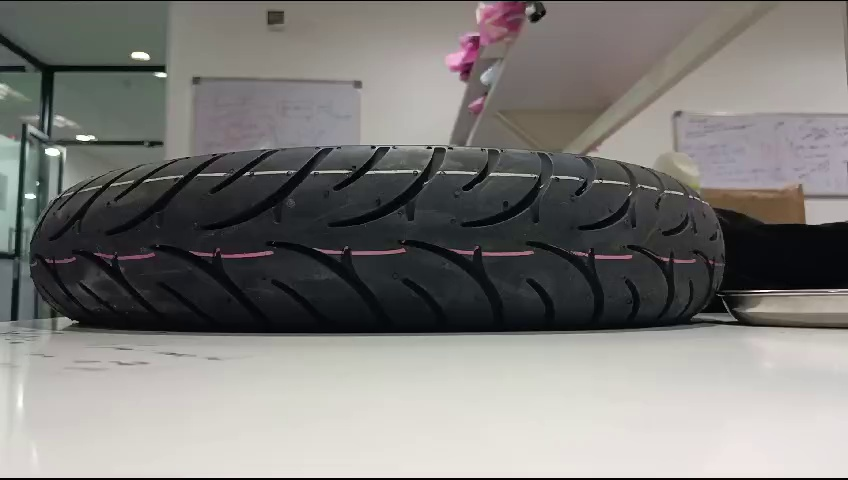
#> input picture tyre/tyre images/frame0.jpg, 848 x 480 px, found by its file name
$ python main.py
#> lines starting #> are read from the running program, lines starting #| are printed output that depends on the picture; after the words box and inside, x2 and y2 are one past the last pixel; in counts of white or black regions, pixels touching at a corner belong together
import cv2
import numpy as np

def detect(window):
    # Convert to HSV color space
    hsv = cv2.cvtColor(window, cv2.COLOR_BGR2HSV)

    # Color ranges
    lower_red = (0, 100, 100)
    upper_red = (10, 255, 255)

    lower_blue = (110, 50, 50)
    upper_blue = (130, 255, 255)

    lower_yellow = (20, 100, 100)
    upper_yellow = (30, 255, 255)

    lower_white = (0, 0, 200)
    upper_white = (180, 25, 255)

    lower_black = (0, 0, 0)
    upper_black = (180, 255, 30)

    # Create masks for each color
    mask_red = cv2.inRange(hsv, lower_red, upper_red)
    mask_blue = cv2.inRange(hsv, lower_blue, upper_blue)
    mask_yellow = cv2.inRange(hsv, lower_yellow, upper_yellow)
    mask_white = cv2.inRange(hsv, lower_white, upper_white)
    mask_black = cv2.inRange(hsv, lower_black, upper_black)

    # Find contours in each mask
    contours_red, _ = cv2.findContours(mask_red, cv2.RETR_EXTERNAL, cv2.CHAIN_APPROX_SIMPLE)
    contours_blue, _ = cv2.findContours(mask_blue, cv2.RETR_EXTERNAL, cv2.CHAIN_APPROX_SIMPLE)
    contours_yellow, _ = cv2.findContours(mask_yellow, cv2.RETR_EXTERNAL, cv2.CHAIN_APPROX_SIMPLE)
    contours_white, _ = cv2.findContours(mask_white, cv2.RETR_EXTERNAL, cv2.CHAIN_APPROX_SIMPLE)
    contours_black, _ = cv2.findContours(mask_black, cv2.RETR_EXTERNAL, cv2.CHAIN_APPROX_SIMPLE)

    rects_red = [cv2.boundingRect(cnt) for cnt in contours_red]
    rects_blue = [cv2.boundingRect(cnt) for cnt in contours_blue]
    rects_yellow = [cv2.boundingRect(cnt) for cnt in contours_yellow]
    rects_white = [cv2.boundingRect(cnt) for cnt in contours_white]
    rects_black = [cv2.boundingRect(cnt) for cnt in contours_black]

    # Draw bounding boxes around red contours
    area_red = 0
    for cnt in contours_red:
        x, y, w, h = cv2.boundingRect(cnt)
        area_red += w * h
        cv2.rectangle(window, (x, y), (x + w, y + h), (0, 0, 255), 1)

    area_yellow = 0
    for cnt in contours_yellow:
        x, y, w, h = cv2.boundingRect(cnt)
        area_yellow += w * h
        cv2.rectangle(window, (x, y), (x + w, y + h), (30, 255, 255), 1)

    area_blue = 0
    for cnt in contours_blue:
        x, y, w, h = cv2.boundingRect(cnt)
        area_blue += w * h
        cv2.rectangle(window, (x, y), (x + w, y + h), (255, 0, 0), 1)

    area_white = 0
    for cnt in contours_white:
        x, y, w, h = cv2.boundingRect(cnt)
        area_white += w * h
        cv2.rectangle(window, (x, y), (x + w, y + h), (255, 255, 255), 1)

    area_black = 0
    for cnt in contours_black:
        x, y, w, h = cv2.boundingRect(cnt)
        area_black += w * h
        cv2.rectangle(window, (x, y), (x + w, y + h), (0, 0, 0), 1)

    return window, {'red': rects_red if area_red > min_area else [], 'blue': rects_blue if area_blue > min_area else [], 'yellow': rects_yellow if area_yellow > min_area else [], 'white': rects_white if area_white > min_area else [], 'black': rects_black if area_black > min_area else []}

file = r"tyre\tyre images\frame0.jpg"
img = cv2.imread(file)
#> img is the input picture: shape (480, 848, 3); mean B, G, R 121.2, 123.9, 125.6
hsv = cv2.cvtColor(img, cv2.COLOR_BGR2HSV)
#> hsv: shape (480, 848, 3); mean H, S, V 56.1, 29, 128.1

window_width = 300
window_height = 20

step_size = 20

min_area = 1000

height, width, _ = img.shape
#> height = 480; width = 848
center_x = width // 2
#> center_x = 424

classes = {
    'variant1': ['white', 'white', 'yellow'],
    'variant2': ['yellow', 'yellow', 'red'],
    # 2: ['white', 'white', 'yellow'],
    # 3: ['white', 'white', 'yellow'],
}

for y in range(0, height - window_height + 1, step_size):
    window = img[y:y + window_height, center_x - window_width // 2:center_x + window_width // 2]
    window, rects = detect(window)
    for variant, color_order in classes.items():
        if all([color in rects for color in color_order]):
            if np.mean(rects[color_order[0]]) <= np.mean(rects[color_order[1]]) <= np.mean(rects[color_order[2]]):
                print(f'{variant} detected')
            elif np.mean(rects[color_order[2]]) <= np.mean(rects[color_order[1]]) <= np.mean(rects[color_order[0]]):
                print(f'{variant} detected')

    edges = cv2.Canny(window, 100, 200)
    cv2.imshow('Detected Colors', window)
    cv2.waitKey(0)
#> this loop made 24 passes
#> (contours_white in detect, rects_white in detect) on passes 20 to 23: ([[[0, 0], [0, 19], [299, 19], [299, 0]]], [(0, 0, 300, 20)]), ([[[0, 0], [0, 19], [299, 19], [299, 0]]], [(0, 0, 300, 20)]), ([[[0, 0], [0, 19], [299, 19], [299, 0]]], [(0, 0, 300, 20)]), ([[[0, 0], [0, 19], [299, 19], [299, 0]]], [(0, 0, 300, 20)])
#> rects_white in detect on passes 4, 18, 19: [(208, 14, 3, 4)], [(94, 14, 206, 6)], [(0, 0, 300, 20)]
#> pass 1, `window = img[y:y + window_height, center_x - window_width // 2:center_..`:
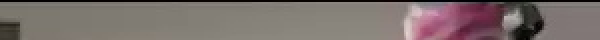
#> window: shape (20, 300, 3) (shown 2 times larger); mean B, G, R 107.1, 109.9, 121.8
#> pass 1, in detect, `mask_white = cv2.inRange(hsv, lower_white, upper_white)`:
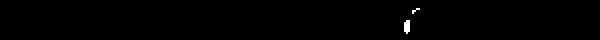
#> mask_white: shape (20, 300) (shown 2 times larger); 0.38% white in thin lines or dots, all inside (x1, y1, x2, y2) = (202, 4, 210, 17)
#> after the loop:
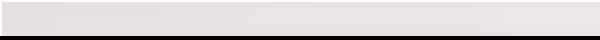
#> window: shape (20, 300, 3) (shown 2 times larger); mean B, G, R 201.9, 206.5, 210.3

cv2.destroyAllWindows()

$ run again, with tyre/tyre images/4835.jpg copied over tyre/tyre images/frame0.jpg
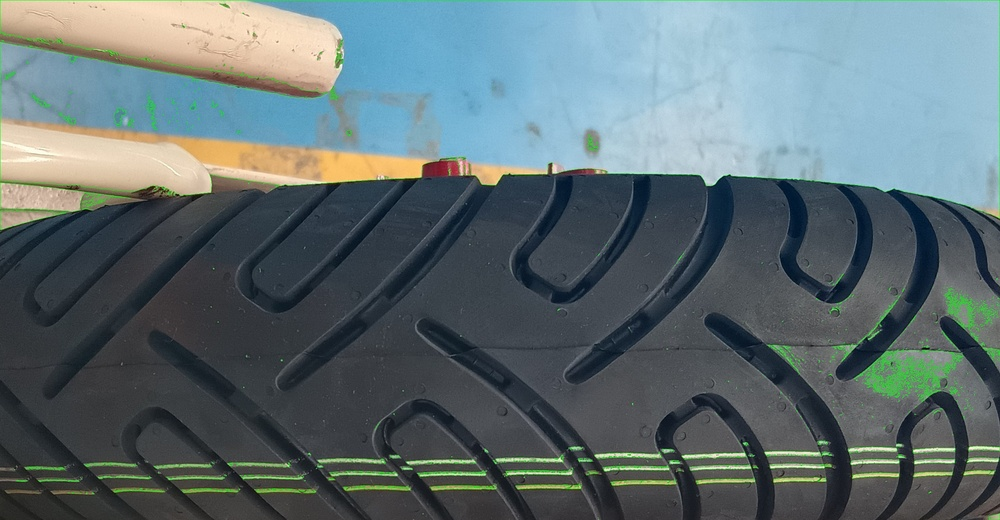
#> input picture tyre/tyre images/4835.jpg, 1000 x 520 px, shrunk from 2353 x 1224 before the run, found by its file name
#> img is the input picture: shape (520, 1000, 3); mean B, G, R 113.2, 110.1, 94.8
#> the loop `for y in range(0, height - window_height + 1, step_size):` made 26 passes
#> (contours_blue in detect, contours_black in detect, rects_black in detect) on passes 13, 21: (8 contours, all with area under 20, 2 contours, all with area under 20, [(6, 4, 2, 2), (8, 1, 2, 2)]), (9 contours, all with area under 20, 2 contours, all with area under 20, [(38, 18, 1, 1), (100, 16, 4, 3)])
#> pass 1, `edges = cv2.Canny(window, 100, 200)`:
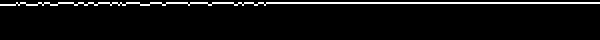
#> edges: shape (20, 300) (shown 2 times larger); 5% white in thin lines or dots, all inside (x1, y1, x2, y2) = (0, 1, 300, 3)
#> after the loop `for y in range(0, height - window_height + 1, step_size):`:
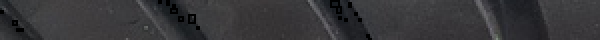
#> window: shape (20, 300, 3) (shown 2 times larger); mean B, G, R 56.9, 54.5, 55

$ run again, with tyre/tyre images/IMG_20241220_124637.jpg copied over tyre/tyre images/frame0.jpg
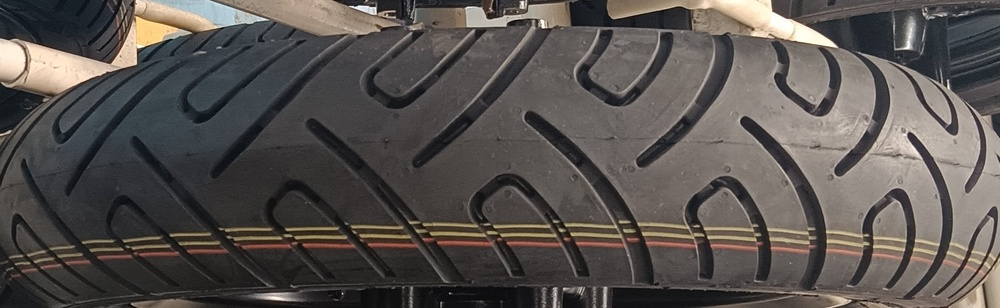
#> input picture tyre/tyre images/IMG_20241220_124637.jpg, 1000 x 308 px, shrunk from 1856 x 572 before the run, found by its file name
#> img is the input picture: shape (308, 1000, 3); mean B, G, R 79.1, 82.3, 87.3
#> the loop `for y in range(0, height - window_height + 1, step_size):` made 15 passes
#> contours_white in detect on passes 2, 15: 6 contours, all with area under 20, 7 contours, all with area under 20
#> pass 1, in detect, `mask_white = cv2.inRange(hsv, lower_white, upper_white)`:
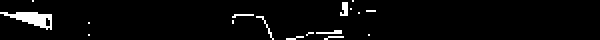
#> mask_white: shape (20, 300) (shown 2 times larger); 3.6% white; 17 white regions (15 under 20 px), largest, box (x1, y1, x2, y2) and area: (0, 6, 26, 15) 115, (170, 1, 174, 8) 21
#> after the loop `for y in range(0, height - window_height + 1, step_size):`:
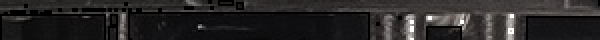
#> window: shape (20, 300, 3) (shown 2 times larger); mean B, G, R 38, 38.2, 40

$ run again, with tyre/tyre images/IMG_20241220_124649.jpg copied over tyre/tyre images/frame0.jpg
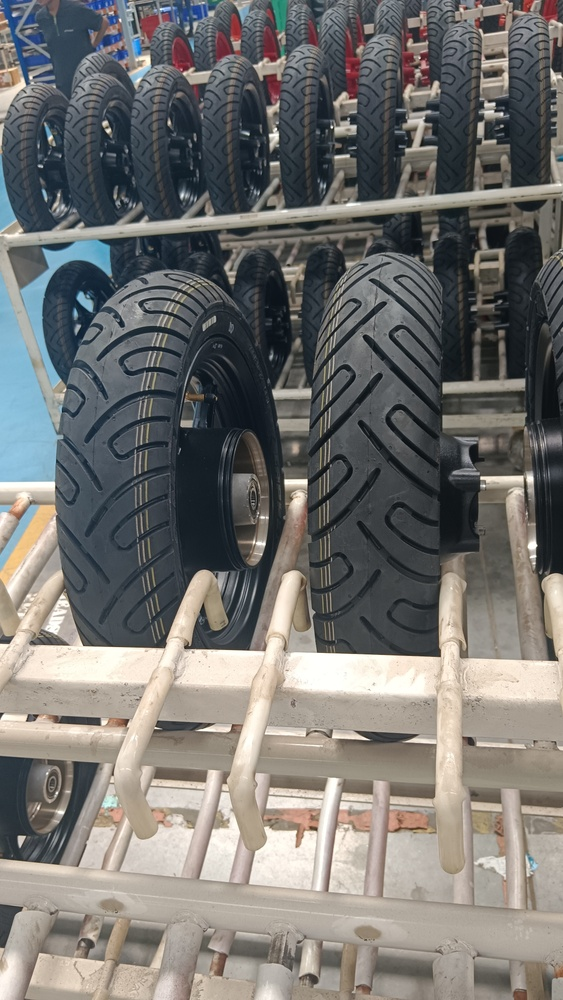
#> input picture tyre/tyre images/IMG_20241220_124649.jpg, 563 x 1000 px, shrunk from 2296 x 4080 before the run, found by its file name
#> img is the input picture: shape (1000, 563, 3); mean B, G, R 112.9, 115.6, 116.7
#> the loop `for y in range(0, height - window_height + 1, step_size):` made 50 passes
#> contours_blue in detect on passes 13, 18, 22, 23, 32: 6 contours, all with area under 20, 4 contours, all with area under 20, 4 contours, all with area under 20, 7 contours, all with area under 20, 5 contours, all with area under 20
#> pass 1, in detect, `mask_red = cv2.inRange(hsv, lower_red, upper_red)`:
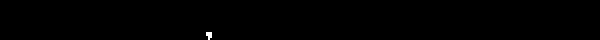
#> mask_red: shape (20, 300) (shown 2 times larger); 0.15% white in thin lines or dots, all inside (x1, y1, x2, y2) = (103, 16, 106, 20)
#> after the loop `for y in range(0, height - window_height + 1, step_size):`:
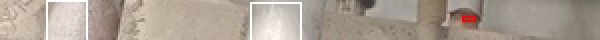
#> window: shape (20, 300, 3) (shown 2 times larger); mean B, G, R 148.6, 160.2, 172
